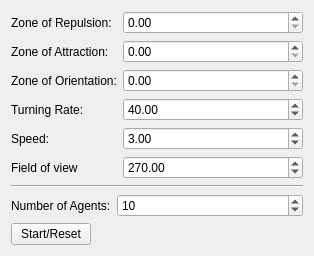
<?xml version="1.0" encoding="UTF-8"?>
<ui version="4.0">
 <class>SwarmSettingsWidget</class>
 <widget class="QWidget" name="SwarmSettingsWidget">
  <property name="geometry">
   <rect>
    <x>0</x>
    <y>0</y>
    <width>314</width>
    <height>236</height>
   </rect>
  </property>
  <property name="windowTitle">
   <string>Swarm Settings</string>
  </property>
  <layout class="QVBoxLayout" name="verticalLayout">
   <item>
    <layout class="QFormLayout" name="formLayout_3">
     <property name="fieldGrowthPolicy">
      <enum>QFormLayout::AllNonFixedFieldsGrow</enum>
     </property>
     <item row="0" column="0">
      <widget class="QLabel" name="label">
       <property name="text">
        <string>Zone of Repulsion:</string>
       </property>
      </widget>
     </item>
     <item row="0" column="1">
      <widget class="QDoubleSpinBox" name="zoneOfRepulsionSpinbox">
       <property name="maximum">
        <double>5000.000000000000000</double>
       </property>
      </widget>
     </item>
     <item row="1" column="0">
      <widget class="QLabel" name="label_2">
       <property name="text">
        <string>Zone of Attraction:</string>
       </property>
      </widget>
     </item>
     <item row="1" column="1">
      <widget class="QDoubleSpinBox" name="zoneOfAttractionSpinbox">
       <property name="maximum">
        <double>5000.000000000000000</double>
       </property>
      </widget>
     </item>
     <item row="2" column="0">
      <widget class="QLabel" name="label_3">
       <property name="text">
        <string>Zone of Orientation:</string>
       </property>
      </widget>
     </item>
     <item row="2" column="1">
      <widget class="QDoubleSpinBox" name="zoneOfOrientationSpinbox">
       <property name="maximum">
        <double>5000.000000000000000</double>
       </property>
      </widget>
     </item>
     <item row="3" column="0">
      <widget class="QLabel" name="label_5">
       <property name="text">
        <string>Turning Rate:</string>
       </property>
      </widget>
     </item>
     <item row="3" column="1">
      <widget class="QDoubleSpinBox" name="turningRateSpinbox">
       <property name="maximum">
        <double>100000.000000000000000</double>
       </property>
       <property name="value">
        <double>40.000000000000000</double>
       </property>
      </widget>
     </item>
     <item row="4" column="0">
      <widget class="QLabel" name="label_6">
       <property name="text">
        <string>Speed:</string>
       </property>
      </widget>
     </item>
     <item row="4" column="1">
      <widget class="QDoubleSpinBox" name="speedSpinbox">
       <property name="maximum">
        <double>100.000000000000000</double>
       </property>
       <property name="value">
        <double>3.000000000000000</double>
       </property>
      </widget>
     </item>
     <item row="5" column="0">
      <widget class="QLabel" name="label_7">
       <property name="text">
        <string>Field of view</string>
       </property>
      </widget>
     </item>
     <item row="5" column="1">
      <widget class="QDoubleSpinBox" name="alphaSpinbox">
       <property name="minimum">
        <double>2.000000000000000</double>
       </property>
       <property name="maximum">
        <double>360.000000000000000</double>
       </property>
       <property name="value">
        <double>270.000000000000000</double>
       </property>
      </widget>
     </item>
    </layout>
   </item>
   <item>
    <widget class="Line" name="line">
     <property name="orientation">
      <enum>Qt::Horizontal</enum>
     </property>
    </widget>
   </item>
   <item>
    <layout class="QFormLayout" name="formLayout_2">
     <property name="fieldGrowthPolicy">
      <enum>QFormLayout::AllNonFixedFieldsGrow</enum>
     </property>
     <item row="0" column="0">
      <widget class="QLabel" name="label_4">
       <property name="text">
        <string>Number of Agents:</string>
       </property>
      </widget>
     </item>
     <item row="0" column="1">
      <widget class="QSpinBox" name="numAgentsSpinbox">
       <property name="maximum">
        <number>500000</number>
       </property>
       <property name="value">
        <number>10</number>
       </property>
      </widget>
     </item>
     <item row="1" column="0">
      <widget class="QPushButton" name="startResetButton">
       <property name="text">
        <string>Start/Reset</string>
       </property>
      </widget>
     </item>
    </layout>
   </item>
  </layout>
 </widget>
 <tabstops>
  <tabstop>zoneOfRepulsionSpinbox</tabstop>
  <tabstop>zoneOfAttractionSpinbox</tabstop>
  <tabstop>zoneOfOrientationSpinbox</tabstop>
  <tabstop>numAgentsSpinbox</tabstop>
  <tabstop>startResetButton</tabstop>
 </tabstops>
 <resources/>
 <connections/>
</ui>
